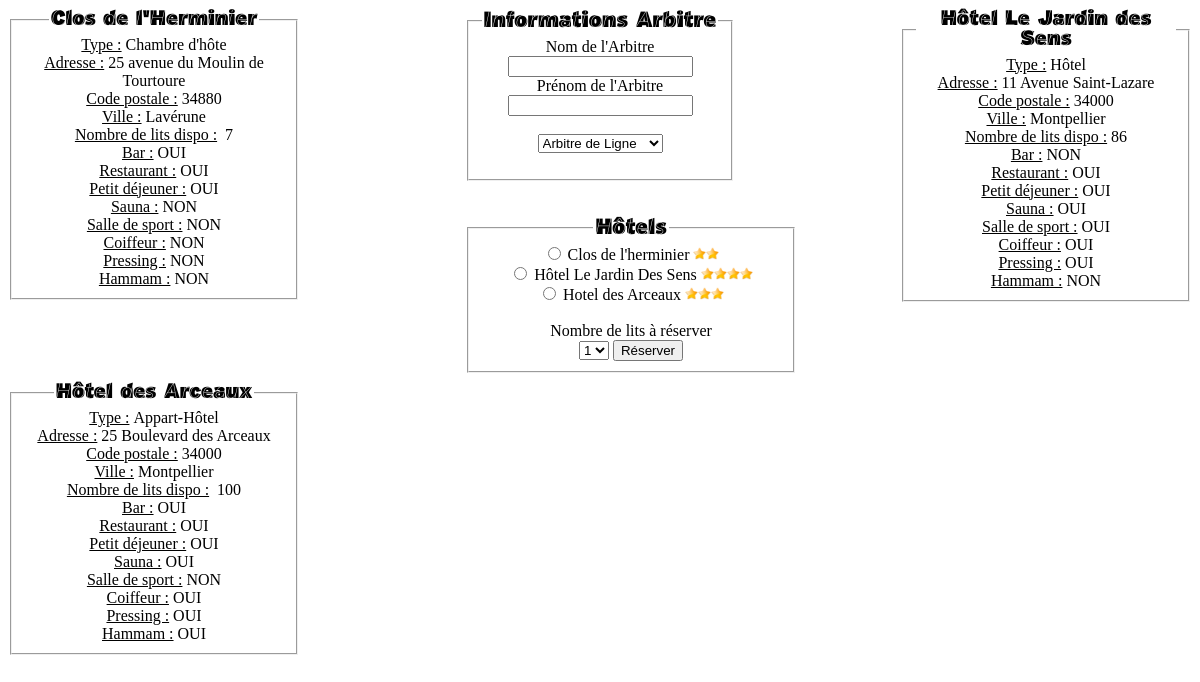
The page /Views/view_arbitres.php on the database as committed earlier.
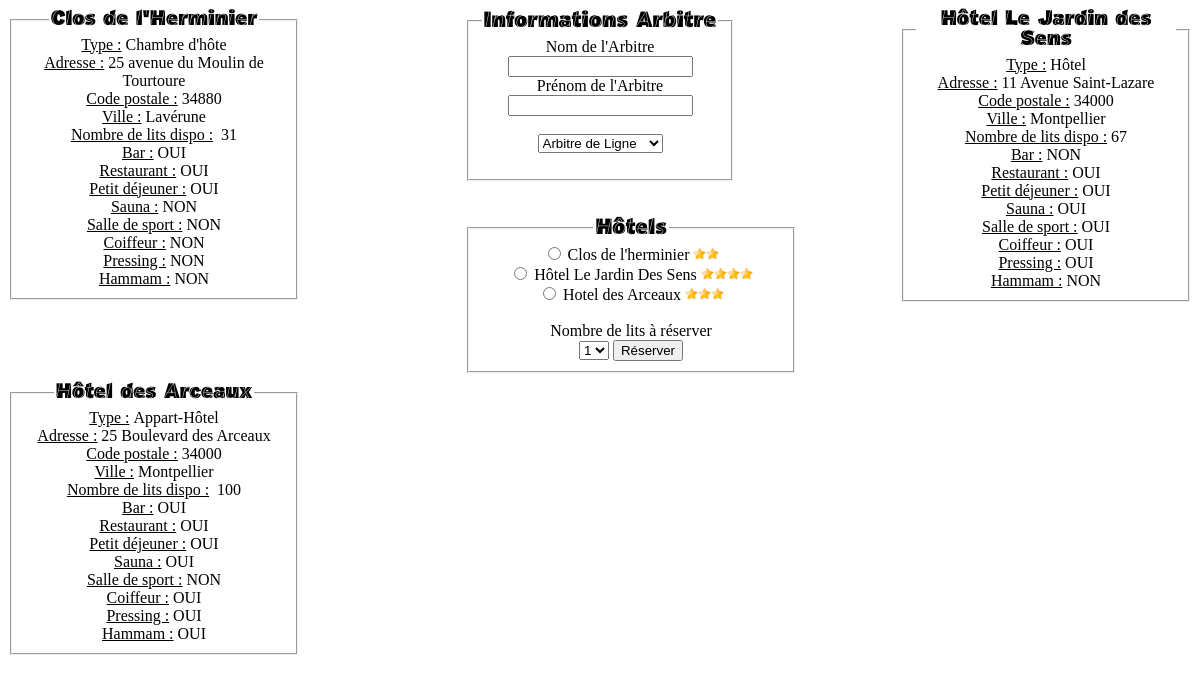
The same page on the database as committed later.
### tables this page shows
CREATE TABLE IF NOT EXISTS `hotel_arbitres` (
  `id_Ahotel` int(11) NOT NULL DEFAULT '0',
  `nom` varchar(100) NOT NULL,
  `type` varchar(40) NOT NULL,
  `nbr_étoiles` int(11) NOT NULL,
  `adresse` varchar(100) NOT NULL,
  `code_postal` int(11) NOT NULL,
  `ville` varchar(100) NOT NULL,
  `nbr_lits_dispo` int(11) NOT NULL,
  `bar` varchar(3) NOT NULL,
  `restaurant` varchar(3) NOT NULL,
  `petit_déjeuner` varchar(3) NOT NULL,
  `sauna` varchar(3) NOT NULL,
  `salle_de_sport` varchar(3) NOT NULL,
  `coiffeur` varchar(3) NOT NULL,
  `pressing` varchar(3) NOT NULL,
  `hammam` varchar(3) NOT NULL
);

### Views/view_arbitres.php (the view, shortened to what the changed rows need)
<link rel="stylesheet" href="../Web/CSS/Fichier-css.css" type="text/css" />
<section id="container">
<div id="hotel6">
	<fieldset style="text-align:center;width:260px">
	<legend style="font-size:21px; font-family:'J.M.Nexus-Black'; font-weight:bold;">Clos de l'Herminier</legend>
		<label for = "nom_film"><u>Type :</u>&nbsp;Chambre d'hôte</label><br>
		<label for = "annee_film"><u>Adresse :</u>&nbsp;25 avenue du Moulin de Tourtoure</label><br>
		<label for = "score"><u>Code postale :</u>&nbsp;34880</label><br>
		<label for = "score"><u>Ville :</u></label>&nbsp;Lavérune<br>
		<label for = "score"><u>Nombre de lits dispo :</u>&nbsp; <?php  function Connect_db(){
      $host="localhost";
      $user="root";
      $password="";
      $dbname="hebergement";
  try {
       $bdd=new PDO('mysql:host='.$host.';dbname='.$dbname.
                    ';charset=utf8',$user,$password);
       return $bdd;
      } catch (Exception $e) {
       die('Erreur : Ca marche pas'.$e->getMessage());
  }
 }
 $bdd=Connect_db();
 $query=$bdd->prepare("Select nbr_lits_dispo from hotel_arbitres where id_Ahotel=1");
 $query->execute();
 while($data=$query->fetch()){
	 $reponse=$data['nbr_lits_dispo'];
 }
 echo $reponse;
?></label><br>
		<label for = "score"><u>Bar :</u>&nbsp;OUI</label><br>
		<label for = "score"><u>Restaurant :</u>&nbsp;OUI</label><br>
		<label for = "score"><u>Petit déjeuner :</u>&nbsp;OUI</label><br>
		<label for = "score"><u>Sauna :</u></label>&nbsp;NON<br>
		<label for = "score"><u>Salle de sport :</u>&nbsp;NON</label><br>
		<label for = "score"><u>Coiffeur :</u>&nbsp;NON</label><br>
		<label for = "score"><u>Pressing :</u>&nbsp;NON</label><br>
		<label for = "score"><u>Hammam :</u>&nbsp;NON</label><br>
	</fieldset>
</div>
<div id="hotel7">
	<fieldset style="text-align:center;width:260px">
	<legend style="font-size:21px; font-family:'J.M.Nexus-Black'; font-weight:bold;">Hôtel Le Jardin des Sens</legend>
		<label for = "nom_film"><u>Type :</u>&nbsp;Hôtel</label><br>
		<label for = "annee_film"><u>Adresse :</u>&nbsp;11 Avenue Saint-Lazare</label><br>
		<label for = "score"><u>Code postale :</u>&nbsp;34000</label><br>
		<label for = "score"><u>Ville :</u></label>&nbsp;Montpellier<br>
		<label for = "score"><u>Nombre de lits dispo :</u>&nbsp;<?php
		 $bdd=Connect_db();
 $query=$bdd->prepare("Select nbr_lits_dispo from hotel_arbitres where id_Ahotel=2");
 $query->execute();
 while($data=$query->fetch()){
	 $reponse=$data['nbr_lits_dispo'];
 }
 echo $reponse;?></label><br>
		<label for = "score"><u>Bar :</u>&nbsp;NON</label><br>
		<label for = "score"><u>Restaurant :</u>&nbsp;OUI</label><br>
		<label for = "score"><u>Petit déjeuner :</u>&nbsp;OUI</label><br>
		<label for = "score"><u>Sauna :</u></label>&nbsp;OUI<br>
		<label for = "score"><u>Salle de sport :</u>&nbsp;OUI</label><br>
		<label for = "score"><u>Coiffeur :</u>&nbsp;OUI</label><br>
		<label for = "score"><u>Pressing :</u>&nbsp;OUI</label><br>
		<label for = "score"><u>Hammam :</u>&nbsp;NON</label><br>
	</fieldset>
</div>
</body>
</section>

Rows that differ between the two databases and show on the page:
changed hotel_arbitres (number 1 of 3 on the later page): nbr_lits_dispo "7" → "31"
changed hotel_arbitres (number 2 of 3 on the later page): nbr_lits_dispo "86" → "67"
